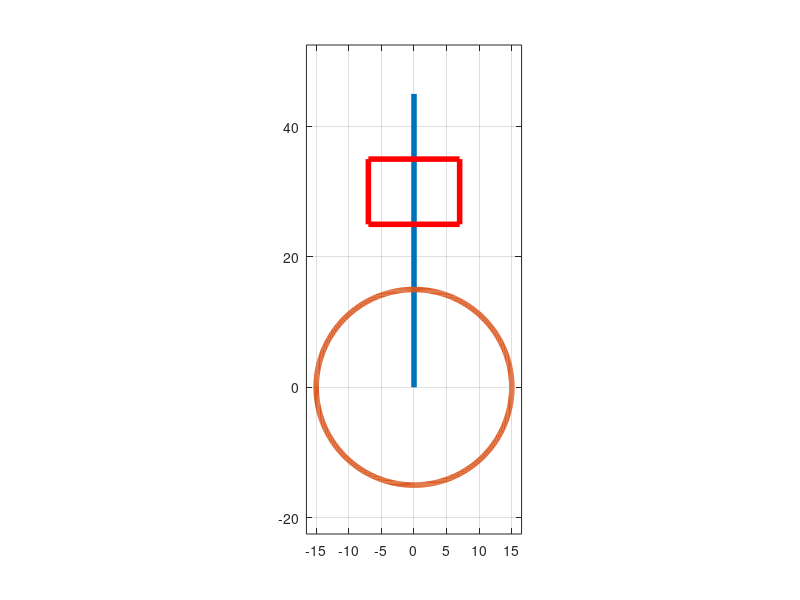

This chart was generated by the following MATLAB code: (Note: this script raises an error after producing the figure.)
%This m-script shows a simple simulation for the crank-slider mechanism for 
% the crank shaft-piston mechanism  
% l = rod length (distance between piston pin and crank pin)
% r = crank radius (distance between crank pin and crank center, i.e. half stroke)
% A = crank angle (from cylinder bore centerline at TDC)
% x = piston pin position (upward from crank center along cylinder bore centerline)
% Check http://en.wikipedia.org/wiki/Piston_motion_equations for more
% details
%Written by: Nassim Khaled-February 2010


%The crank-slider mechanism scretch

%   P
%   o
%     o
%      o
%       o N
%      *
%     *
%    *
%   O

% O [0,0] is the pivot of the crank shaft

l=30;
r=15;
X=[0 0 0];
Y=[0 r r+l];
X_Piston=[-7 7 7 -7 -7];
Y_Piston=[l-5 l-5 l+5 l+5 l-5];
h = plot(X,Y,'LineWidth',4,'XDataSource','X','YDataSource','Y');
axis([-1.1*r 1.1*r  -1.5*r 1.5*r+l]);
set(gca,'DataAspectRatio',[1 1 1]) 
grid on
hold('all')
g = plot(X_Piston,Y_Piston,'r','LineWidth',4,'XDataSource','X_Piston','YDataSource','Y_Piston');
angle=0:0.01:2*pi;
x_circle=r.*cos(angle);
y_circle=r.*sin(angle);
i = plot(x_circle,y_circle,'LineWidth',4)
for A=0:0.08:4*pi
    x=r*cos(A)+sqrt(l^2-r^2*sin(A)^2);
    N=[r*sin(A) r*cos(A)];
    P=[0 x];
    X=[0 r*sin(A) 0];
    Y=[0 r*cos(A) x];
    Y_Piston=[x-5 x-5 x+5 x+5 x-5];
    refreshdata(h,'caller') 
    refreshdata(g,'caller') 
    refreshdata(i,'caller') 
    drawnow
    pause(.1)
end
   